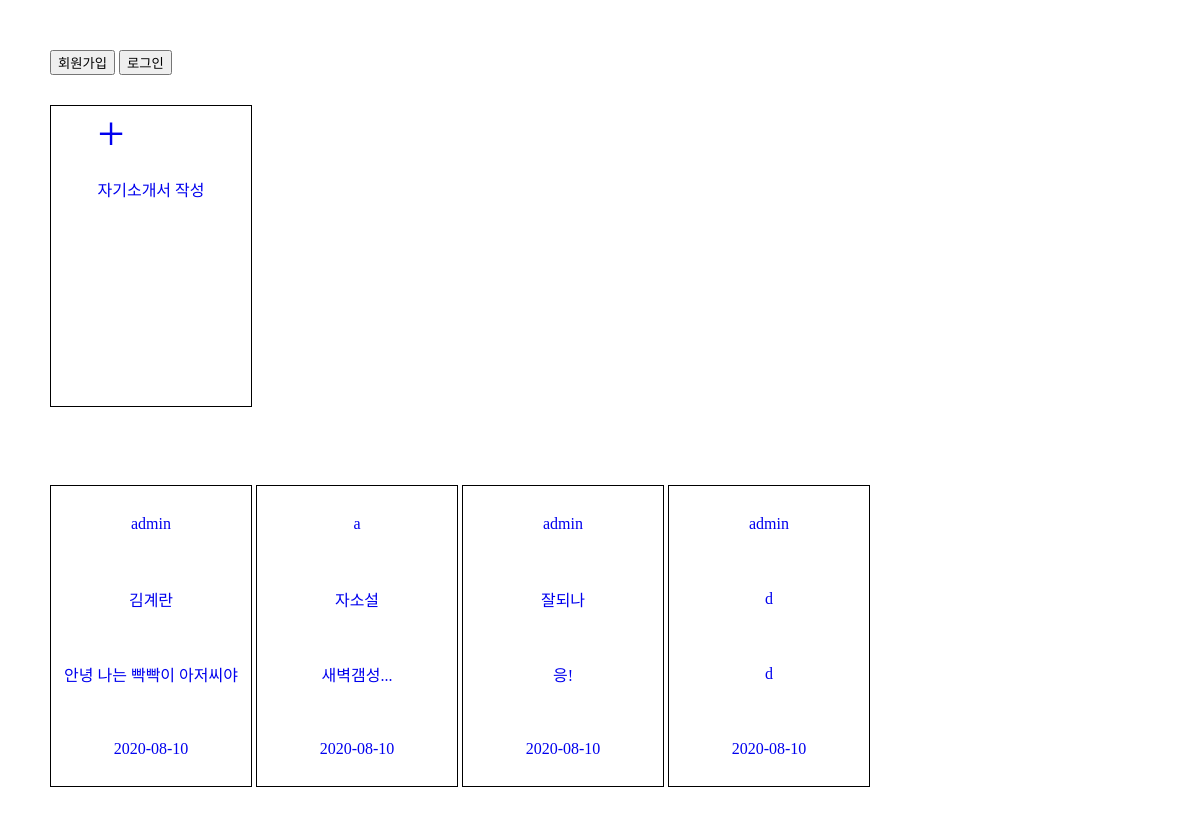
The page / on the database its author committed.
### jsproject/models.py (models this page shows)
class Jasosel(models.Model): #modesl의 Model을 상속 받아 사용
    title = models.CharField(max_length = 50) #단순한 문자열이고 항상 max_Length로 제한을 줘야한다. 제목이니 길지 않게 50자로 제한
    content = models.TextField() #글자수 제한 없도록 만들테니 textfield
    updated_at = models.DateTimeField(auto_now= True) #날짜와 시간을 받을 수 있는 필드 생성 auto_now라는 옵션은 생성 수정시 날짜와 시간 자동 업뎃
    author = models.ForeignKey(User, on_delete=models.CASCADE) # 자소설 모델과 장고 유저모델과 FK로 연결시켜 주고 싶음 첫 인자로 연결 해주고 싶은 모델

### jsproject/views.py (the view)
# urls.py: path('',index,name='index'),
def index(request):
    all_jss = Jasosel.objects.all()
    return render(request,'index.html',{'all_jss':all_jss})

### jsproject/templates/index.html (shortened to what this page needs)
{% load static %}
<!DOCTYPE html>
<html lang = 'en'>
<head>
    <link rel = 'stylesheet' type='text/css' href='{% static "css/index.css" %}'>
</head>
<body>
    {% if user.is_authenticated %}
    <a href = '{% url "logout" %}'>
        <button>로그아웃</button>
    </a>
    안녕하세요! {{user}}님
    {% else %}
    <a href = '{% url "signup" %}'>
        <button>회원가입</button>
    </a>
    <a href = '{% url "login" %}'>
        <button>로그인</button>
    </a>
    {% endif %}
    <div class ='make_jss'>
    <a href = '{% url "create"%}'>
        <div class='plus_btn'>
            +
        </div>
        <p>자기소개서 작성</p>
    </div>
    <br>
    {% for jss in all_jss %}
    <a href ='{%url "detail" jss.id %}'>
    <div class='all_jss'>
        <p>{{jss.author}}</p>
        <p>{{jss.title}}</p>
        <p>{{jss.content}}</p>
        <p>{{jss.updated_at|date:'Y-m-d'}}</p>
    </div>
    {% endfor %}
</body>
</html>

### jsproject/static/css/index.css (style rules this page uses)
body { margin : 0; padding : 50px; }
a { text-decoration: none; }
.make_jss, .all_jss { width : 200px; height : 300px; border: 1px solid black; display: flex; flex-direction: column; align-items: center; margin-bottom: 30px; margin-top : 30px; }
.all_jss { display: inline-flex; }
.plus_btn { flex:1; display: flex; align-items : center; font-size: 3rem; }
p { flex:1; display: flex; align-items : center; }

### rows shown on the page
Jasosel: author "admin", title "김계란", content "안녕 나는 빡빡이 아저씨야", updated_at "2020-08-10"
Jasosel: author "a", title "자소설", content "새벽갬성...", updated_at "2020-08-10"
Jasosel: author "admin", title "잘되나", content "응!", updated_at "2020-08-10"
Jasosel: author "admin", title "d", content "d", updated_at "2020-08-10"
